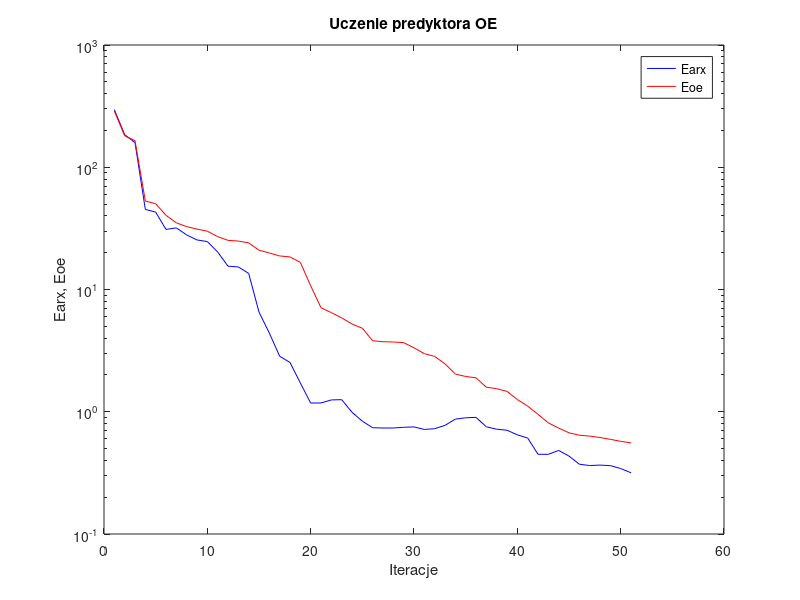
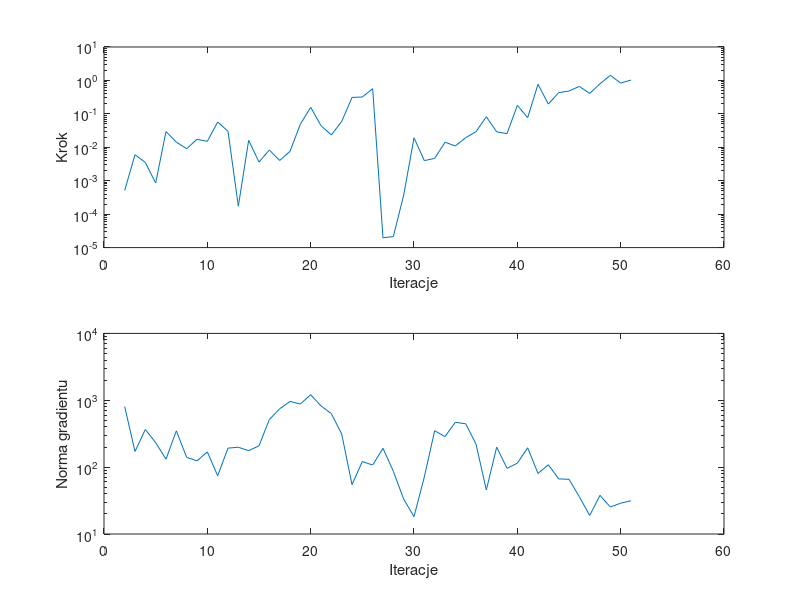

Write MATLAB code to recreate these figures, in order.
%uczenie predyktora oe
clear all;
n=0; farx(n+1)=2.957341e+002; foe(n+1)=2.883280e+002; wspucz(n+1)=0.000000e+000; ng(n+1)=0.000000e+000;
%odnowa zmiennej metryki
n=1; farx(n+1)=1.849696e+002; foe(n+1)=1.809296e+002; krok(n+1)=5.109218e-004; ng(n+1)=8.040510e+002;
n=2; farx(n+1)=1.590492e+002; foe(n+1)=1.650591e+002; krok(n+1)=5.997467e-003; ng(n+1)=1.716119e+002;
n=3; farx(n+1)=4.519370e+001; foe(n+1)=5.296869e+001; krok(n+1)=3.516052e-003; ng(n+1)=3.655275e+002;
n=4; farx(n+1)=4.294286e+001; foe(n+1)=5.030239e+001; krok(n+1)=8.540178e-004; ng(n+1)=2.324848e+002;
n=5; farx(n+1)=3.100864e+001; foe(n+1)=4.043776e+001; krok(n+1)=2.954351e-002; ng(n+1)=1.315412e+002;
n=6; farx(n+1)=3.191385e+001; foe(n+1)=3.511122e+001; krok(n+1)=1.423801e-002; ng(n+1)=3.491367e+002;
n=7; farx(n+1)=2.795044e+001; foe(n+1)=3.269295e+001; krok(n+1)=9.096510e-003; ng(n+1)=1.398897e+002;
n=8; farx(n+1)=2.542816e+001; foe(n+1)=3.118878e+001; krok(n+1)=1.737095e-002; ng(n+1)=1.241423e+002;
n=9; farx(n+1)=2.467198e+001; foe(n+1)=2.999065e+001; krok(n+1)=1.506159e-002; ng(n+1)=1.689209e+002;
n=10; farx(n+1)=2.026222e+001; foe(n+1)=2.707766e+001; krok(n+1)=5.695205e-002; ng(n+1)=7.423836e+001;
n=11; farx(n+1)=1.552106e+001; foe(n+1)=2.524776e+001; krok(n+1)=3.022871e-002; ng(n+1)=1.923522e+002;
n=12; farx(n+1)=1.529827e+001; foe(n+1)=2.489577e+001; krok(n+1)=1.733806e-004; ng(n+1)=1.985168e+002;
n=13; farx(n+1)=1.354403e+001; foe(n+1)=2.407967e+001; krok(n+1)=1.614645e-002; ng(n+1)=1.761330e+002;
n=14; farx(n+1)=6.530541e+000; foe(n+1)=2.096186e+001; krok(n+1)=3.621201e-003; ng(n+1)=2.082443e+002;
n=15; farx(n+1)=4.402364e+000; foe(n+1)=1.990107e+001; krok(n+1)=8.300976e-003; ng(n+1)=5.143009e+002;
n=16; farx(n+1)=2.843302e+000; foe(n+1)=1.881374e+001; krok(n+1)=4.036613e-003; ng(n+1)=7.445363e+002;
n=17; farx(n+1)=2.529240e+000; foe(n+1)=1.847506e+001; krok(n+1)=7.557177e-003; ng(n+1)=9.609039e+002;
n=18; farx(n+1)=1.720650e+000; foe(n+1)=1.666991e+001; krok(n+1)=4.904612e-002; ng(n+1)=8.790696e+002;
n=19; farx(n+1)=1.177601e+000; foe(n+1)=1.072698e+001; krok(n+1)=1.567018e-001; ng(n+1)=1.210257e+003;
n=20; farx(n+1)=1.180225e+000; foe(n+1)=7.091599e+000; krok(n+1)=4.438543e-002; ng(n+1)=8.231592e+002;
n=21; farx(n+1)=1.249403e+000; foe(n+1)=6.466652e+000; krok(n+1)=2.331822e-002; ng(n+1)=6.308178e+002;
n=22; farx(n+1)=1.255780e+000; foe(n+1)=5.860835e+000; krok(n+1)=5.893163e-002; ng(n+1)=3.140368e+002;
n=23; farx(n+1)=9.902278e-001; foe(n+1)=5.221444e+000; krok(n+1)=3.103642e-001; ng(n+1)=5.476678e+001;
n=24; farx(n+1)=8.374632e-001; foe(n+1)=4.819406e+000; krok(n+1)=3.185792e-001; ng(n+1)=1.210263e+002;
n=25; farx(n+1)=7.403482e-001; foe(n+1)=3.809346e+000; krok(n+1)=5.667570e-001; ng(n+1)=1.074603e+002;
%odnowa zmiennej metryki
n=26; farx(n+1)=7.361194e-001; foe(n+1)=3.738398e+000; krok(n+1)=1.961815e-005; ng(n+1)=1.913447e+002;
n=27; farx(n+1)=7.364185e-001; foe(n+1)=3.720698e+000; krok(n+1)=2.142725e-005; ng(n+1)=8.658243e+001;
n=28; farx(n+1)=7.463508e-001; foe(n+1)=3.676727e+000; krok(n+1)=3.684136e-004; ng(n+1)=3.325139e+001;
n=29; farx(n+1)=7.517385e-001; foe(n+1)=3.334663e+000; krok(n+1)=1.920145e-002; ng(n+1)=1.819975e+001;
n=30; farx(n+1)=7.166723e-001; foe(n+1)=2.987038e+000; krok(n+1)=3.990929e-003; ng(n+1)=7.138072e+001;
n=31; farx(n+1)=7.268370e-001; foe(n+1)=2.836190e+000; krok(n+1)=4.664313e-003; ng(n+1)=3.500153e+002;
n=32; farx(n+1)=7.737557e-001; foe(n+1)=2.465887e+000; krok(n+1)=1.417782e-002; ng(n+1)=2.866729e+002;
n=33; farx(n+1)=8.707545e-001; foe(n+1)=2.033787e+000; krok(n+1)=1.095618e-002; ng(n+1)=4.682308e+002;
n=34; farx(n+1)=8.926122e-001; foe(n+1)=1.943399e+000; krok(n+1)=1.931884e-002; ng(n+1)=4.452353e+002;
n=35; farx(n+1)=8.994648e-001; foe(n+1)=1.894323e+000; krok(n+1)=2.928765e-002; ng(n+1)=2.213696e+002;
n=36; farx(n+1)=7.530865e-001; foe(n+1)=1.587270e+000; krok(n+1)=8.191626e-002; ng(n+1)=4.553510e+001;
n=37; farx(n+1)=7.195430e-001; foe(n+1)=1.544596e+000; krok(n+1)=2.900728e-002; ng(n+1)=1.991725e+002;
n=38; farx(n+1)=7.060927e-001; foe(n+1)=1.467683e+000; krok(n+1)=2.556569e-002; ng(n+1)=9.592740e+001;
n=39; farx(n+1)=6.474036e-001; foe(n+1)=1.258993e+000; krok(n+1)=1.794664e-001; ng(n+1)=1.145672e+002;
n=40; farx(n+1)=6.095099e-001; foe(n+1)=1.111769e+000; krok(n+1)=7.672268e-002; ng(n+1)=1.947490e+002;
n=41; farx(n+1)=4.489070e-001; foe(n+1)=9.527525e-001; krok(n+1)=7.676757e-001; ng(n+1)=8.039680e+001;
n=42; farx(n+1)=4.484983e-001; foe(n+1)=8.113137e-001; krok(n+1)=1.961845e-001; ng(n+1)=1.085578e+002;
n=43; farx(n+1)=4.823990e-001; foe(n+1)=7.352738e-001; krok(n+1)=4.310227e-001; ng(n+1)=6.675115e+001;
n=44; farx(n+1)=4.338833e-001; foe(n+1)=6.724332e-001; krok(n+1)=4.811170e-001; ng(n+1)=6.572882e+001;
n=45; farx(n+1)=3.721790e-001; foe(n+1)=6.429445e-001; krok(n+1)=6.620810e-001; ng(n+1)=3.613591e+001;
n=46; farx(n+1)=3.631129e-001; foe(n+1)=6.321564e-001; krok(n+1)=4.083285e-001; ng(n+1)=1.891235e+001;
n=47; farx(n+1)=3.661738e-001; foe(n+1)=6.159189e-001; krok(n+1)=7.926233e-001; ng(n+1)=3.785793e+001;
n=48; farx(n+1)=3.624669e-001; foe(n+1)=5.946733e-001; krok(n+1)=1.420334e+000; ng(n+1)=2.531854e+001;
n=49; farx(n+1)=3.431459e-001; foe(n+1)=5.730536e-001; krok(n+1)=8.316025e-001; ng(n+1)=2.889563e+001;
n=50; farx(n+1)=3.168468e-001; foe(n+1)=5.562432e-001; krok(n+1)=1.026286e+000; ng(n+1)=3.143289e+001;

figure; semilogy(farx,'b'); hold on; semilogy(foe,'r'); xlabel('Iteracje'); ylabel('Earx, Eoe'); legend('Earx','Eoe'); title('Uczenie predyktora OE');
figure; subplot(2,1,1); semilogy(krok); xlabel('Iteracje'); ylabel('Krok');
subplot(2,1,2); semilogy(ng); xlabel('Iteracje'); ylabel('Norma gradientu');
Earx=farx(n+1)
Eoe=foe(n+1)
